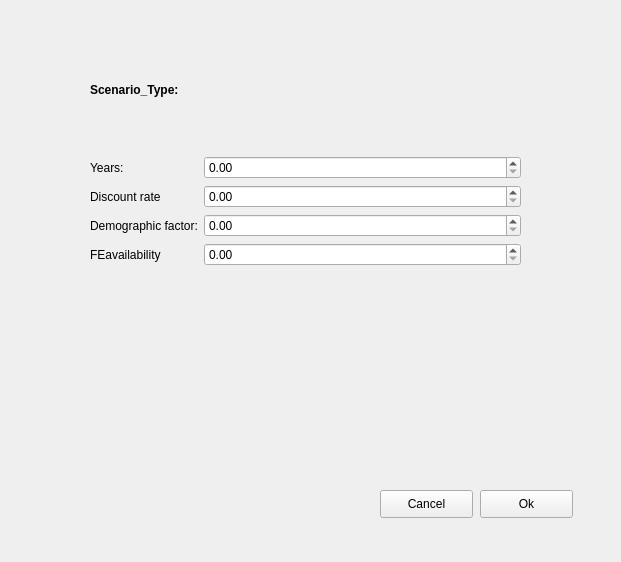
<?xml version="1.0" encoding="UTF-8"?>
<ui version="4.0">
 <class>Step0DockWidge</class>
 <widget class="QDockWidget" name="Step0DockWidge">
  <property name="windowModality">
   <enum>Qt::ApplicationModal</enum>
  </property>
  <property name="geometry">
   <rect>
    <x>0</x>
    <y>0</y>
    <width>621</width>
    <height>562</height>
   </rect>
  </property>
  <property name="windowTitle">
   <string>Additional paramteres for Simulation Module</string>
  </property>
  <widget class="QWidget" name="dockWidgetContents">
   <widget class="QPushButton" name="ok">
    <property name="geometry">
     <rect>
      <x>480</x>
      <y>490</y>
      <width>93</width>
      <height>28</height>
     </rect>
    </property>
    <property name="text">
     <string>Ok</string>
    </property>
   </widget>
   <widget class="QPushButton" name="cancel">
    <property name="geometry">
     <rect>
      <x>380</x>
      <y>490</y>
      <width>93</width>
      <height>28</height>
     </rect>
    </property>
    <property name="text">
     <string>Cancel</string>
    </property>
   </widget>
   <widget class="QWidget" name="layoutWidget">
    <property name="geometry">
     <rect>
      <x>10</x>
      <y>30</y>
      <width>591</width>
      <height>371</height>
     </rect>
    </property>
    <layout class="QGridLayout" name="gridLayout">
     <item row="1" column="3">
      <spacer name="horizontalSpacer_2">
       <property name="orientation">
        <enum>Qt::Horizontal</enum>
       </property>
       <property name="sizeType">
        <enum>QSizePolicy::Maximum</enum>
       </property>
       <property name="sizeHint" stdset="0">
        <size>
         <width>80</width>
         <height>20</height>
        </size>
       </property>
      </spacer>
     </item>
     <item row="2" column="1">
      <spacer name="verticalSpacer_2">
       <property name="orientation">
        <enum>Qt::Vertical</enum>
       </property>
       <property name="sizeHint" stdset="0">
        <size>
         <width>20</width>
         <height>40</height>
        </size>
       </property>
      </spacer>
     </item>
     <item row="1" column="1" colspan="2">
      <layout class="QFormLayout" name="formLayout">
       <item row="0" column="0">
        <widget class="QLabel" name="label">
         <property name="text">
          <string>Years:</string>
         </property>
        </widget>
       </item>
       <item row="0" column="1">
        <widget class="QDoubleSpinBox" name="years">
         <property name="sizePolicy">
          <sizepolicy hsizetype="Preferred" vsizetype="Fixed">
           <horstretch>0</horstretch>
           <verstretch>0</verstretch>
          </sizepolicy>
         </property>
         <property name="maximum">
          <double>999999999.990000009536743</double>
         </property>
        </widget>
       </item>
       <item row="1" column="0">
        <widget class="QLabel" name="label_2">
         <property name="text">
          <string>Discount rate</string>
         </property>
        </widget>
       </item>
       <item row="1" column="1">
        <widget class="QDoubleSpinBox" name="r_factor">
         <property name="sizePolicy">
          <sizepolicy hsizetype="Preferred" vsizetype="Fixed">
           <horstretch>0</horstretch>
           <verstretch>0</verstretch>
          </sizepolicy>
         </property>
         <property name="maximum">
          <double>999999999.990000009536743</double>
         </property>
        </widget>
       </item>
       <item row="2" column="0">
        <widget class="QLabel" name="label_3">
         <property name="text">
          <string>Demographic factor:</string>
         </property>
        </widget>
       </item>
       <item row="2" column="1">
        <widget class="QDoubleSpinBox" name="demo_factor">
         <property name="sizePolicy">
          <sizepolicy hsizetype="Preferred" vsizetype="Fixed">
           <horstretch>0</horstretch>
           <verstretch>0</verstretch>
          </sizepolicy>
         </property>
         <property name="maximum">
          <double>999999999.990000009536743</double>
         </property>
        </widget>
       </item>
       <item row="3" column="0">
        <widget class="QLabel" name="label_4">
         <property name="text">
          <string>FEavailability</string>
         </property>
        </widget>
       </item>
       <item row="3" column="1">
        <widget class="QDoubleSpinBox" name="FEavailability">
         <property name="sizePolicy">
          <sizepolicy hsizetype="Preferred" vsizetype="Fixed">
           <horstretch>0</horstretch>
           <verstretch>0</verstretch>
          </sizepolicy>
         </property>
         <property name="maximum">
          <double>999999999.990000009536743</double>
         </property>
        </widget>
       </item>
      </layout>
     </item>
     <item row="1" column="0">
      <spacer name="horizontalSpacer">
       <property name="orientation">
        <enum>Qt::Horizontal</enum>
       </property>
       <property name="sizeType">
        <enum>QSizePolicy::Maximum</enum>
       </property>
       <property name="sizeHint" stdset="0">
        <size>
         <width>80</width>
         <height>20</height>
        </size>
       </property>
      </spacer>
     </item>
     <item row="0" column="1" colspan="2">
      <widget class="QLabel" name="description">
       <property name="minimumSize">
        <size>
         <width>0</width>
         <height>120</height>
        </size>
       </property>
       <property name="font">
        <font>
         <weight>75</weight>
         <bold>true</bold>
        </font>
       </property>
       <property name="text">
        <string>Scenario_Type:</string>
       </property>
      </widget>
     </item>
    </layout>
   </widget>
  </widget>
 </widget>
 <resources/>
 <connections/>
</ui>
